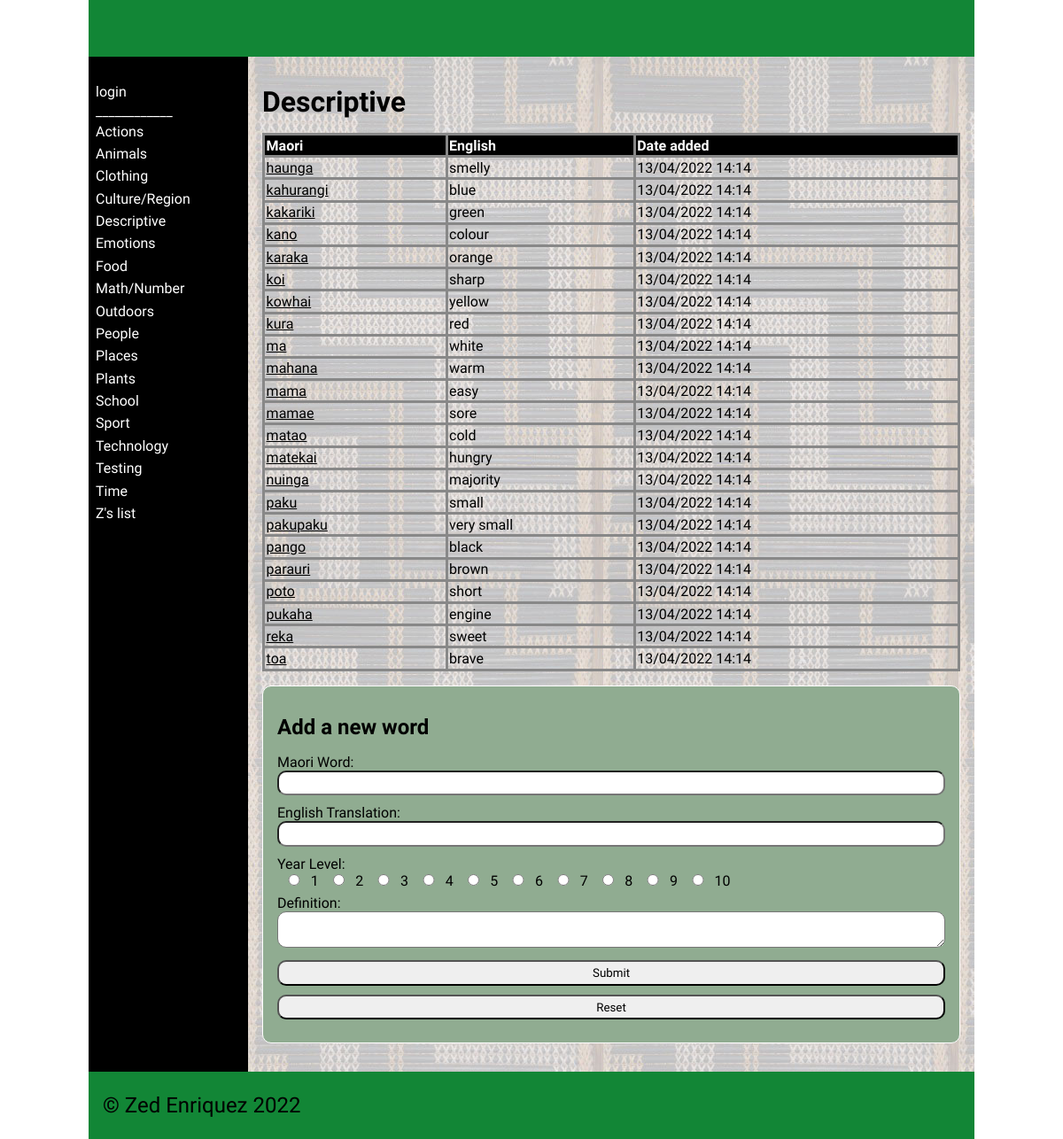
The page /category/5 on the database its author committed.
### tables this page shows
CREATE TABLE "categories"
(
	id integer
		constraint categories_pk
			primary key autoincrement,
	category_name varchar(30)
);

CREATE TABLE "dictionary"
(
    id         integer
        constraint dictionary_pk
            primary key autoincrement,
    Maori      varchar(30),
    English    varchar(30),
    cat_id     integer
        references categories
            on delete cascade,
    Definition varchar(80),
    Level      integer,
    Image      varchar(60),
    Date       datetime,
    User_id    integer
        constraint dictionary_users_id_fk
            references users
);

### app.py (the view, shortened to what this page needs)
@app.route('/category/<cat_id>', methods=["GET", "POST"])
def render_category_page(cat_id):
    return render_template('category.html', contents=dictionary_data(), categories_obtained=categories(),
                           cat_id=int(cat_id), logged_in=is_logged_in(),
                           teacher_perm=is_teacher())

### app.py (called while the page is built)
def create_connection(db_file):
    try:
        connection = sqlite3.connect(db_file)
        connection.execute('pragma foreign_keys=ON')
        return connection
    except Error as e:
        print(e)
    return None

def categories():
    query = "SELECT id, category_name FROM categories ORDER BY category_name ASC"
    con = create_connection(DATABASE)
    cur = con.cursor()
    cur.execute(query)
    category_list = cur.fetchall()
    con.close()
    return category_list

def dictionary_data():
    con = create_connection(DATABASE)
    query = "SELECT * FROM dictionary ORDER BY Maori ASC "
    cur = con.cursor()
    cur.execute(query,)
    contents = cur.fetchall()
    con.close()
    return contents

def is_logged_in():
    if session.get("email") is None:
        print("not logged in")
        return False
    else:
        print("logged in")
        return True

def is_teacher():
    if session.get("teacher") == 0:
        print("A teacher isn't logged in")
        return False
    else:
        print("A Teacher is logged in")
        return True

### templates/category.html (shortened to what this page needs)
{% extends "base.html" %}
{% block main %}
    {% for category in categories_obtained %}
        {% if category[0] == cat_id %}
            <table>
                <h1>{{ category[1] }}</h1>
                <tr>
                    <th>Maori</th>
                    <th>English</th>
                    <th>Date added</th>
                </tr>
                <tbody>
                    {% for content in contents %}
                        {% if content[3] == cat_id %}
                            <tr>
                                <td><a href="/word/{{ content[0] }}">{{ content[1] }}</a></td>
                                <td>{{ content[2] }}</td>
                                <td>{{ content[7] }}</td>
                            </tr>
                        {% endif %}
                    {% endfor %}
                </tbody>
            </table>
            {% if teacher_perm %}
                <form class="dataForm" method="POST">
                <h2>Add a new word </h2>
                    <div class = "form-group">
                        <div class="form-label">Maori Word:</div>
                        <div class="form-element"><input id="maori" name="maori" type="text" required
                        MAXLENGTH="30"></div>
                    </div>
                    <div class = "form-group">
                        <div class="form-label">English Translation:</div>
                        <div class="form-element"><input id="english" name="english" type="text" required
                        MAXLENGTH="30"></div>
                    </div>
                    <div class="form-element">
                        <div class="form-label">Year Level:</div>
                        {% for i in range(10) %}
                            <input value = "{{ i + 1 }}" name="level" type="radio" required><a>{{ i + 1 }} </a>
                        {% endfor %}
                    </div>
                    <div class = "form-group">
                        <div class="form-label">Definition:</div>
                        <div class="form-element"><textarea id="definition" name="definition" type="text" required></textarea></div>
                    </div>
                    <div class="button-group">
                        <input type="submit" value="Submit">
                        <input type="reset" value="Reset">
                    </div>
                </form>
            {% endif %}
        {% endif %}
    {% endfor %}
{% endblock %}

### templates/base.html (shortened to what this page needs)
<!doctype html>
<html lang="en">
<head>
	<link href="{{ url_for('static', filename='css/style.css') }}" rel="stylesheet">
</head>
<body>
	<div id="container">
		<header>
			<h1>{% block heading %}{% endblock %}</h1>
		</header>
		<nav>
			<ul>
				{% if logged_in %}
					<li><a href="/">ʕ•́ᴥ•̀ʔっ</a></li>
						{% if teacher_perm %}
						<li><a href="/add_category">Add a category</a></li>
						{% endif %}
                    <li><a href="/logout">Logout</a></li>
				{% else %}
                    <li><a href="/login">login</a></li>
                {% endif %}
			</ul>
			<a> ____________ </a>
			<ul>
				{% for category in categories_obtained %}
				<li><a href="/category/{{ category[0] }}">{{ category[1] }}</a></li>
				{% endfor %}}
			</ul>
		</nav>
		<main>
            {% block main%}{% endblock %}
        </main>
		<footer>
			<p>
				&copy; Zed Enriquez 2022
			</p>
		</footer>
	</div>
</body>
</html>

### static/css/style.css (style rules this page uses)
* { font-family: Comfortaa, sans-serif; margin: 0; padding: 0; box-sizing: border-box; }
#container { display: grid; grid-template-columns: 75px auto; grid-template-areas: 'nav header' 'main main' 'footer footer'; }
header { grid-area: header; background-color: #128636; padding: 1rem; }
nav { grid-area: nav; }
main { grid-area: main; padding: 1rem; background-color: #999; }
h1, h2, h3, h4 { padding: 1rem 0; font-family: Comfortaa, sans-serif; color: #000; }
p { padding: 0.5rem 0; }
a { color: #000; }
.dataForm { margin: 1rem 0; border: 1px solid #fff; padding: 1rem; background-color: #90ac91; border-radius: 10px; }
.dataForm input, textarea { width: 100%; border-radius: 10px; padding: 0.3rem; margin-bottom: 10px; }
.dataForm input[type='radio'] { width: 5%; }
table { width: 100%; border: 2px solid #666; border-collapse: collapse; }
th, td { border: 3px solid #888; padding: 0.1rem; text-align: left; }
th { background-color: #000; color: #fff; }
footer { grid-area: footer; padding: 1rem; background-color: #128636; }
footer p { color: #000; font-size: 1.5rem; }
@media only screen and (min-width: 768px) { #container { grid-template-columns: 180px auto; grid-template-areas: 'header header' 'nav main' 'footer footer'; } }
@media only screen and (min-width: 768px) { nav { background: linear-gradient(180deg, rgb(0 0 0) 0%, rgba(0, 0, 0, 1) 50%, rgb(0 0 0) 100%); padding: 0.5rem; } }
@media only screen and (min-width: 768px) { nav ul { list-style: none; } }
@media only screen and (min-width: 768px) { nav li { padding: 0.2rem 0; } }
@media only screen and (min-width: 768px) { nav a { color: #fff; text-decoration: none; } }
@media only screen and (min-width: 768px) { main { background-image: url('../images/poutama.jpg'); } }
@media only screen and (min-width: 1000px) { #container { width: 1000px; margin: auto; } }

### rows shown on the page
categories: category_name "Actions"
categories: category_name "Animals"
categories: category_name "Clothing"
categories: category_name "Culture/Region"
categories: category_name "Descriptive", i "1" "2" "3" "4" "5" "6" "7" "8" "9" "10"
categories: category_name "Emotions"
categories: category_name "Food"
categories: category_name "Math/Number"
categories: category_name "Outdoors"
categories: category_name "People"
categories: category_name "Places"
categories: category_name "Plants"
categories: category_name "School"
categories: category_name "Sport"
categories: category_name "Technology"
categories: category_name "Testing"
categories: category_name "Time"
categories: category_name "Z's list"
dictionary: Maori "haunga", English "smelly", Date "13/04/2022 14:14"
dictionary: Maori "kahurangi", English "blue", Date "13/04/2022 14:14"
dictionary: Maori "kakariki", English "green", Date "13/04/2022 14:14"
dictionary: Maori "kano", English "colour", Date "13/04/2022 14:14"
dictionary: Maori "karaka", English "orange", Date "13/04/2022 14:14"
dictionary: Maori "koi", English "sharp", Date "13/04/2022 14:14"
dictionary: Maori "kowhai", English "yellow", Date "13/04/2022 14:14"
dictionary: Maori "kura", English "red", Date "13/04/2022 14:14"
dictionary: Maori "ma", English "white", Date "13/04/2022 14:14"
dictionary: Maori "mahana", English "warm", Date "13/04/2022 14:14"
dictionary: Maori "mama", English "easy", Date "13/04/2022 14:14"
dictionary: Maori "mamae", English "sore", Date "13/04/2022 14:14"
dictionary: Maori "matao", English "cold", Date "13/04/2022 14:14"
dictionary: Maori "matekai", English "hungry", Date "13/04/2022 14:14"
dictionary: Maori "nuinga", English "majority", Date "13/04/2022 14:14"
dictionary: Maori "paku", English "small", Date "13/04/2022 14:14"
dictionary: Maori "pakupaku", English "very small", Date "13/04/2022 14:14"
dictionary: Maori "pango", English "black", Date "13/04/2022 14:14"
dictionary: Maori "parauri", English "brown", Date "13/04/2022 14:14"
dictionary: Maori "poto", English "short", Date "13/04/2022 14:14"
dictionary: Maori "pukaha", English "engine", Date "13/04/2022 14:14"
dictionary: Maori "reka", English "sweet", Date "13/04/2022 14:14"
dictionary: Maori "toa", English "brave", Date "13/04/2022 14:14"
